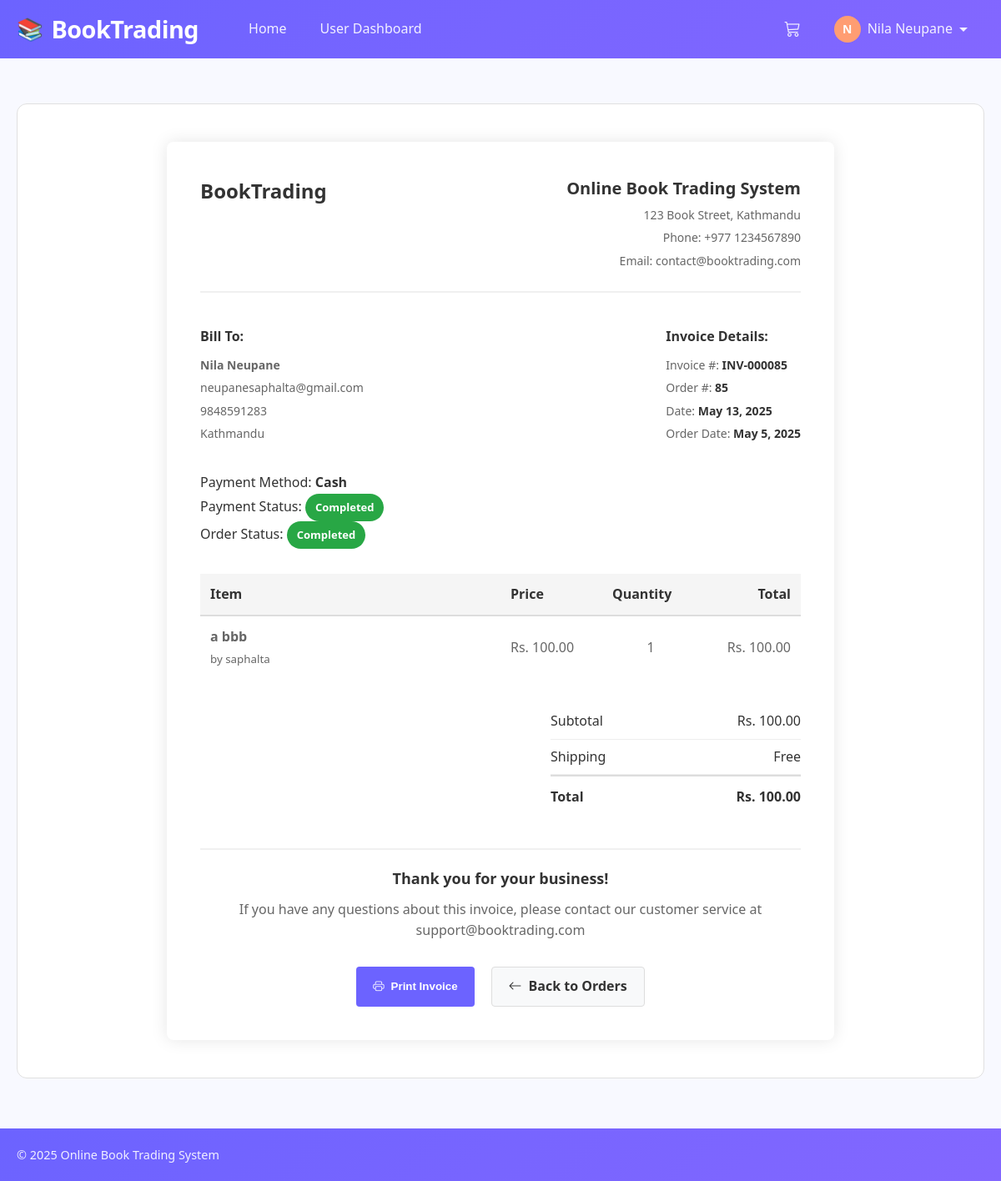
/invoice.php?id=85 (signed in), run on an earlier commit of the app's database.
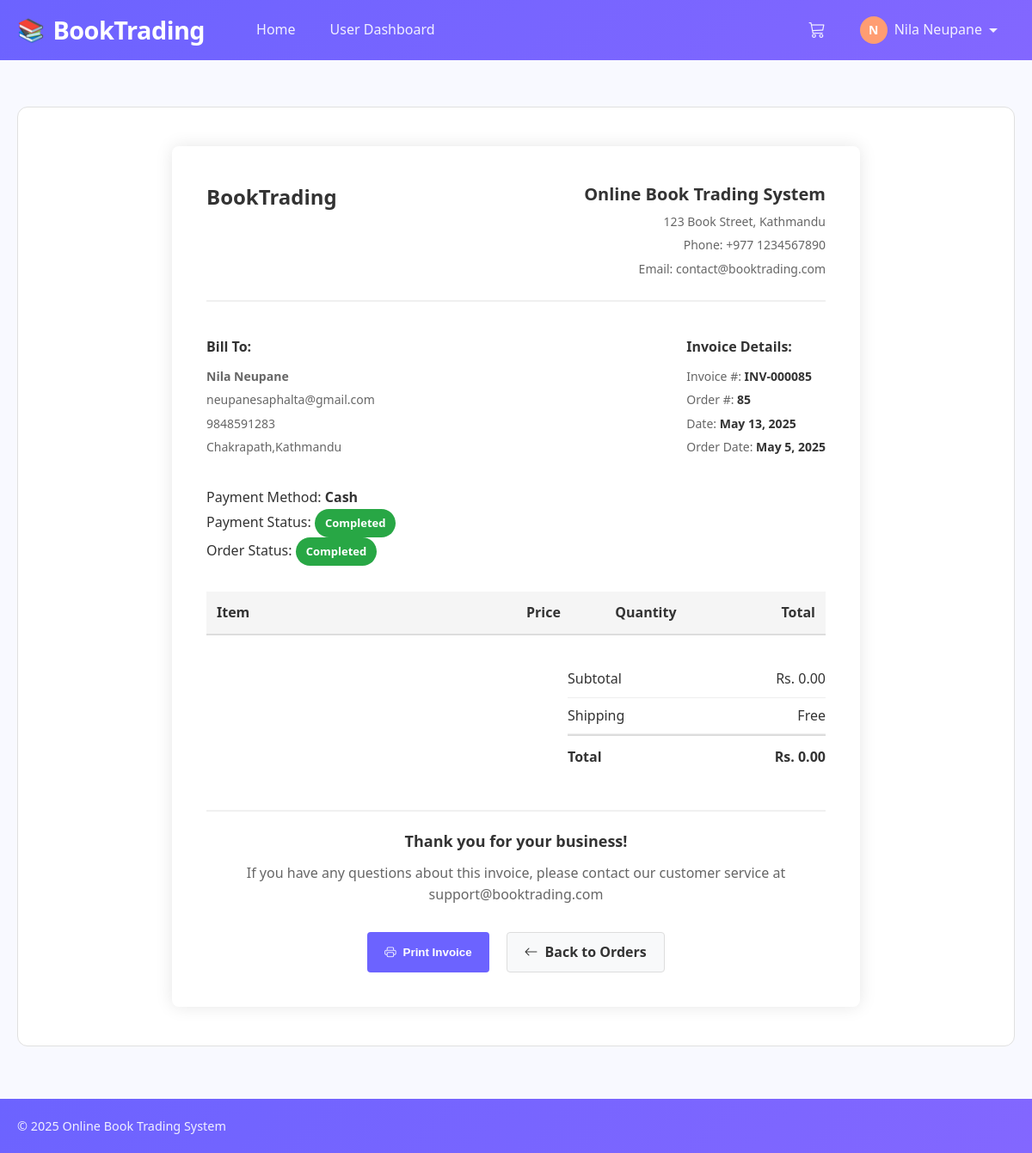
And on a later commit of the database.
### tables this page shows
CREATE TABLE `orders` (
  `id` int(11) NOT NULL,
  `purchase_order_id` varchar(255) DEFAULT NULL,
  `user_id` int(11) NOT NULL,
  `total_amount` decimal(10,2) NOT NULL,
  `payment_method` enum('cash','khalti') NOT NULL,
  `payment_status` enum('pending','completed','failed') DEFAULT 'pending',
  `status` enum('pending','processing','completed','cancelled') DEFAULT 'pending',
  `created_at` timestamp NOT NULL DEFAULT current_timestamp(),
  `transaction_id` varchar(255) DEFAULT NULL
);

CREATE TABLE `users` (
  `id` int(11) NOT NULL,
  `name` varchar(255) NOT NULL,
  `email` varchar(255) NOT NULL,
  `phone` varchar(20) NOT NULL,
  `password` varchar(255) NOT NULL,
  `address` text DEFAULT NULL,
  `is_admin` tinyint(1) DEFAULT 0,
  `created_at` timestamp NOT NULL DEFAULT current_timestamp()
);

CREATE TABLE `order_items` (
  `id` int(11) NOT NULL,
  `order_id` int(11) NOT NULL,
  `book_id` int(11) NOT NULL,
  `quantity` int(11) NOT NULL DEFAULT 1,
  `price` decimal(10,2) NOT NULL
);

CREATE TABLE `books` (
  `id` int(11) NOT NULL,
  `title` varchar(255) NOT NULL,
  `author` varchar(255) NOT NULL,
  `description` text DEFAULT NULL,
  `price` decimal(10,2) NOT NULL,
  `image` varchar(255) DEFAULT 'default-book.jpg',
  `status` enum('available','sold','pending') DEFAULT 'available',
  `quantity` int(11) DEFAULT 1,
  `added_by` int(11) DEFAULT NULL,
  `is_old` tinyint(1) DEFAULT 0,
  `created_at` timestamp NOT NULL DEFAULT current_timestamp()
);

### includes/functions.php (called while the page is built, shortened)
<?php
function isLoggedIn() {
    return isset($_SESSION['user_id']);
}
function isAdmin() {
    return isset($_SESSION['is_admin']) && $_SESSION['is_admin'] == 1;
}
?>

### invoice.php (the view, shortened to what this page needs)
<?php
require_once 'includes/header.php';
$orderId = isset($_GET['id']) ? (int)$_GET['id'] : 0;
$query = "SELECT o.*, u.name as user_name, u.email, u.phone, u.address
          FROM orders o
          JOIN users u ON o.user_id = u.id
          WHERE o.id = $orderId";
$result = mysqli_query($conn, $query);
$order = mysqli_fetch_assoc($result);
$query = "SELECT oi.*, b.title, b.author FROM order_items oi
          JOIN books b ON oi.book_id = b.id
          WHERE oi.order_id = $orderId";
$result = mysqli_query($conn, $query);
$items = [];
while ($row = mysqli_fetch_assoc($result)) {
    $items[] = $row;
}
$subtotal = 0;
foreach ($items as $item) {
    $subtotal += $item['price'] * $item['quantity'];
}
$orderDate = date('F j, Y', strtotime($order['created_at']));
$invoiceDate = date('F j, Y');
?>
<div class="invoice-container">
    <div class="invoice-header">
        <div class="invoice-logo">
            BookTrading
        </div>
        <div class="invoice-company">
            <h3>Online Book Trading System</h3>
            <p>123 Book Street, Kathmandu</p>
            <p>Phone: +977 1234567890</p>
            <p>Email: contact@booktrading.com</p>
        </div>
    </div>
    <div class="invoice-details">
        <div class="invoice-details-left">
            <h4>Bill To:</h4>
            <p><strong><?php echo $order['user_name']; ?></strong></p>
            <p><?php echo $order['email']; ?></p>
            <p><?php echo $order['phone']; ?></p>
            <p><?php echo $order['address']; ?></p>
        </div>
        <div class="invoice-details-right">
            <h4>Invoice Details:</h4>
            <p>Invoice #: <span class="invoice-id">INV-<?php echo str_pad($orderId, 6, '0', STR_PAD_LEFT); ?></span></p>
            <p>Order #: <span class="invoice-id"><?php echo $orderId; ?></span></p>
            <p>Date: <span class="invoice-date"><?php echo $invoiceDate; ?></span></p>
            <p>Order Date: <span class="invoice-date"><?php echo $orderDate; ?></span></p>
        </div>
    </div>
    <div class="payment-status">
        <p>Payment Method: <strong><?php echo ucfirst($order['payment_method']); ?></strong></p>
        <p>
            Payment Status:
            <span class="status-badge status-<?php echo $order['payment_status']; ?>">
                <?php echo ucfirst($order['payment_status']); ?>
            </span>
        </p>
        <p>
            Order Status:
            <span class="status-badge status-<?php echo $order['status'] === 'completed' ? 'completed' : ($order['status'] === 'pending' ? 'pending' : 'failed'); ?>">
                <?php echo ucfirst($order['status']); ?>
            </span>
        </p>
    </div>
    <table class="invoice-items">
        <thead>
            <tr>
                <th width="50%">Item</th>
                <th>Price</th>
                <th class="item-quantity">Quantity</th>
                <th class="text-right">Total</th>
            </tr>
        </thead>
        <tbody>
            <?php foreach ($items as $item): ?>
                <tr>
                    <td>
                        <strong><?php echo $item['title']; ?></strong><br>
                        <small>by <?php echo $item['author']; ?></small>
                    </td>
                    <td>Rs. <?php echo number_format($item['price'], 2); ?></td>
                    <td class="item-quantity"><?php echo $item['quantity']; ?></td>
                    <td class="text-right">Rs. <?php echo number_format($item['price'] * $item['quantity'], 2); ?></td>
                </tr>
            <?php endforeach; ?>
        </tbody>
    </table>
    <div class="invoice-totals">
        <div class="totals-table">
            <div class="totals-row">
                <span>Subtotal</span>
                <span>Rs. <?php echo number_format($subtotal, 2); ?></span>
            </div>
            <div class="totals-row">
                <span>Shipping</span>
                <span>Free</span>
            </div>
            <div class="totals-row">
                <span>Total</span>
                <span>Rs. <?php echo number_format($subtotal, 2); ?></span>
            </div>
        </div>
    </div>
    <div class="invoice-footer">
        <p class="thank-you">Thank you for your business!</p>
        <p>If you have any questions about this invoice, please contact our customer service at support@booktrading.com</p>
    </div>
    <div class="invoice-actions no-print">
        <button class="btn-print" onclick="window.print();">
            <i class="bi bi-printer"></i> Print Invoice
        </button>
        <a href="<?php echo isAdmin() ? 'admin/orders.php' : 'user/orders.php'; ?>" class="btn-back">
            <i class="bi bi-arrow-left"></i> Back to Orders
        </a>
    </div>
</div>
<?php require_once 'includes/footer.php'; ?>

### includes/header.php (shortened to what this page needs)
<?php
if (!isset($relativePath)) {
    $relativePath = '';
}
require_once $relativePath . 'includes/functions.php';
?>
<!DOCTYPE html>
<html lang="en">
<head>
    <link rel="stylesheet" href="<?php echo $relativePath; ?>assets/css/style.css">
    <link rel="stylesheet" href="https://cdn.jsdelivr.net/npm/bootstrap-icons@1.11.3/font/bootstrap-icons.min.css">
</head>
<body>
    <nav class="navbar">
        <div class="container navbar-container">
            <a class="navbar-brand" href="<?php echo $relativePath; ?>index.php">BookTrading</a>
            <div class="navbar-collapse" id="navbarCollapse">
                <ul class="navbar-nav me-auto">
                    <?php if (!isLoggedIn() || !isAdmin()): ?>
                        <li class="nav-item">
                            <a class="nav-link <?php echo basename($_SERVER['PHP_SELF']) === 'index.php' ? 'active' : ''; ?>" href="<?php echo $relativePath; ?>index.php">Home</a>
                        </li>
                        <?php if (isLoggedIn()): ?>
                            <li class="nav-item">
                                <a class="nav-link <?php echo strpos($_SERVER['PHP_SELF'], '/user/dashboard.php') !== false ? 'active' : ''; ?>" href="<?php echo $relativePath; ?>user/dashboard.php">User Dashboard</a>
                            </li>
                        <?php endif; ?>
                    <?php endif; ?>
                </ul>
                <ul class="navbar-nav">
                    <?php if (!isAdmin()): ?>
                        <li class="nav-item">
                            <a href="<?php echo $relativePath; ?>cart.php" class="nav-link position-relative">
                                <i class="bi bi-cart3" style="font-size: 1.2rem;"></i>
                            </a>
                        </li>
                    <?php endif; ?>
                    <?php if (isLoggedIn()): ?>
                        <li class="nav-item dropdown">
                            <a class="nav-link dropdown-toggle" href="#" id="navbarDropdown" role="button">
                                <div class="d-flex align-items-center">
                                    <div class="user-avatar"><?php echo strtoupper(substr($_SESSION['user_name'], 0, 1)); ?></div>
                                    <?php echo $_SESSION['user_name']; ?>
                                    <div class="icon-caret-down"></div>
                                </div>
                            </a>
                        </li>
                    <?php endif; ?>
                </ul>
            </div>
        </div>
    </nav>
    <div class="container mt-4">
        <div class="content-area">

### includes/footer.php (shortened to what this page needs)
</div>
</div>
<footer class="footer">
    <div class="container">
        <div class="footer-content">
            <div class="footer-copyright">
                <p>© <?php echo date('Y'); ?> Online Book Trading System</p>
            </div>
        </div>
    </div>
</footer>
</body>
</html>

### assets/css/style.css (style rules this page uses)
body { font-family: 'Segoe UI', Tahoma, Geneva, Verdana, sans-serif; background-color: #f8f9fa; }

### includes/header.php (style rules this page uses)
:root { --primary-color: #6c63ff; --secondary-color: #ff9d72; --accent-color: #ff6584; --success-color: #4caf50; --light-color: #f8f9ff; --dark-color: #2c2c54; --gray-light: #f0f2f9; --gray-medium: #e0e0e0; --gray-dark: #a0a0a0; --text-primary: #333333; --text-secondary: #666666; --font-primary: 'Poppins', 'Segoe UI', Tahoma, sans-serif; --radius: 12px; --radius-sm: 6px; --transition: all 0.3s ease; }
* { box-sizing: border-box; margin: 0; padding: 0; }
body { font-family: var(--font-primary); line-height: 1.6; color: var(--text-primary); background-color: var(--light-color); min-height: 100vh; }
.container { width: 100%; max-width: 1200px; margin: 0 auto; padding: 0 20px; }
.navbar { background: linear-gradient(135deg, var(--primary-color) 0%, #8367ff 100%); padding: 0; position: sticky; top: 0; z-index: 1000; }
.navbar-container { display: flex; justify-content: space-between; align-items: center; height: 70px; }
.navbar-brand { font-size: 1.8rem; font-weight: 700; color: white; text-decoration: none; letter-spacing: -0.5px; transition: var(--transition); display: flex; align-items: center; }
.navbar-brand::before { content: "📚"; margin-right: 10px; font-size: 1.6rem; }
.navbar-collapse { display: flex; align-items: center; flex-grow: 1; justify-content: space-between; margin-left: 40px; }
.navbar-nav { display: flex; list-style: none; align-items: center; }
.nav-item { margin: 0 5px; position: relative; }
.nav-link { color: rgba(255, 255, 255, 0.9); text-decoration: none; padding: 10px 15px; font-weight: 500; display: block; border-radius: var(--radius-sm); transition: var(--transition); }
.dropdown-toggle { display: flex; align-items: center; justify-content: space-between; }
.icon-caret-down { display: inline-block; margin-left: 8px; width: 0; height: 0; border-left: 5px solid transparent; border-right: 5px solid transparent; border-top: 5px solid currentColor; transition: var(--transition); }
.user-avatar { width: 32px; height: 32px; border-radius: 50%; background-color: var(--secondary-color); color: white; display: flex; align-items: center; justify-content: center; font-weight: bold; margin-right: 8px; font-size: 14px; transition: var(--transition); }
.content-area { margin-top: 30px; margin-bottom: 30px; background-color: white; border-radius: var(--radius); border: 1px solid var(--gray-medium); padding: 25px; }
.mt-4 { margin-top: 1.5rem; }
.me-auto { margin-right: auto; }
.d-flex { display: flex; }
.align-items-center { align-items: center; }

### includes/footer.php (style rules this page uses)
.footer { background: linear-gradient(135deg, var(--primary-color) 0%, #8367ff 100%); color: white; padding: 20px 0; margin-top: 30px; width: 100%; position: sticky; bottom: 0; z-index: 900; }
.footer-content { display: flex; justify-content: space-between; align-items: center; flex-wrap: wrap; }
.footer-copyright { font-size: 0.9rem; opacity: 0.9; }
html, body { height: 100%; }
body { display: flex; flex-direction: column; min-height: 100vh; }
.container.mt-4 { flex: 1; }

What changed in the data, as far as the page shows it:
removed order_items: book.title "a bbb", book.author "saphalta", price "100.00", quantity "1", $item['price']*$item['quantity'] "100.00"
changed through a linked row, orders "Cash": user.address "Kathmandu" → "Chakrapath,Kathmandu"
Also different on the page:
$subtotal: "100.00" → "0.00"
